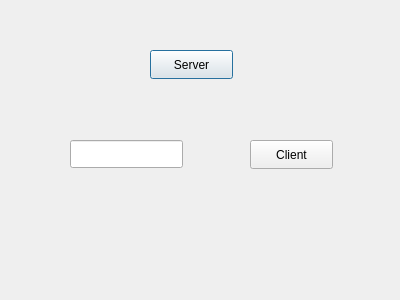
<?xml version="1.0" encoding="UTF-8"?>
<ui version="4.0">
 <class>DialogDirectNetwork</class>
 <widget class="QDialog" name="DialogDirectNetwork">
  <property name="geometry">
   <rect>
    <x>0</x>
    <y>0</y>
    <width>400</width>
    <height>300</height>
   </rect>
  </property>
  <property name="windowTitle">
   <string>Dialog</string>
  </property>
  <widget class="QPushButton" name="serverButton">
   <property name="geometry">
    <rect>
     <x>150</x>
     <y>50</y>
     <width>83</width>
     <height>29</height>
    </rect>
   </property>
   <property name="text">
    <string>Server</string>
   </property>
  </widget>
  <widget class="QPushButton" name="clientButton">
   <property name="geometry">
    <rect>
     <x>250</x>
     <y>140</y>
     <width>83</width>
     <height>29</height>
    </rect>
   </property>
   <property name="text">
    <string>Client</string>
   </property>
  </widget>
  <widget class="QLineEdit" name="ipaddressEdit">
   <property name="geometry">
    <rect>
     <x>70</x>
     <y>140</y>
     <width>113</width>
     <height>28</height>
    </rect>
   </property>
   <property name="text">
    <string/>
   </property>
  </widget>
 </widget>
 <resources/>
 <connections/>
</ui>
